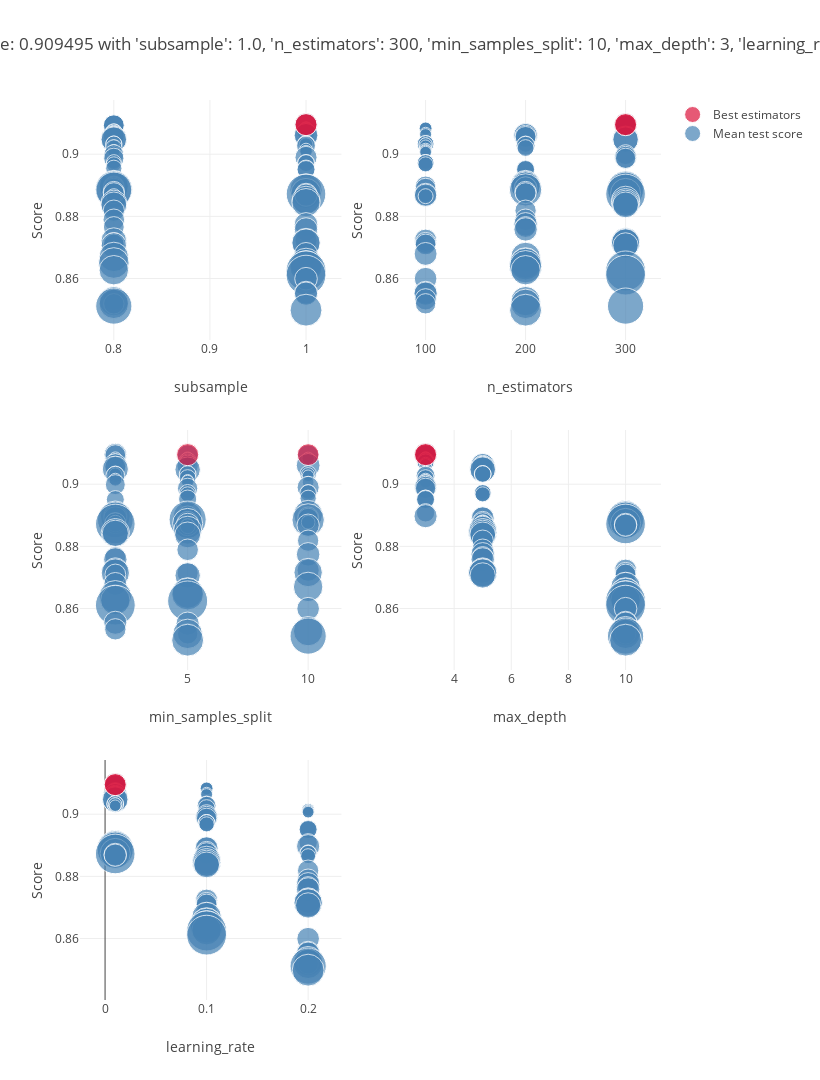

Write notebook code for a chart like this one.
### Code cell
clf = RandomizedSearchCV(model, param, cv=5, verbose=VERBOSE, n_jobs=-1, n_iter=100)
clf.fit(X_train, y_train)
plot_grid_search(clf)
table_grid_search(clf)
